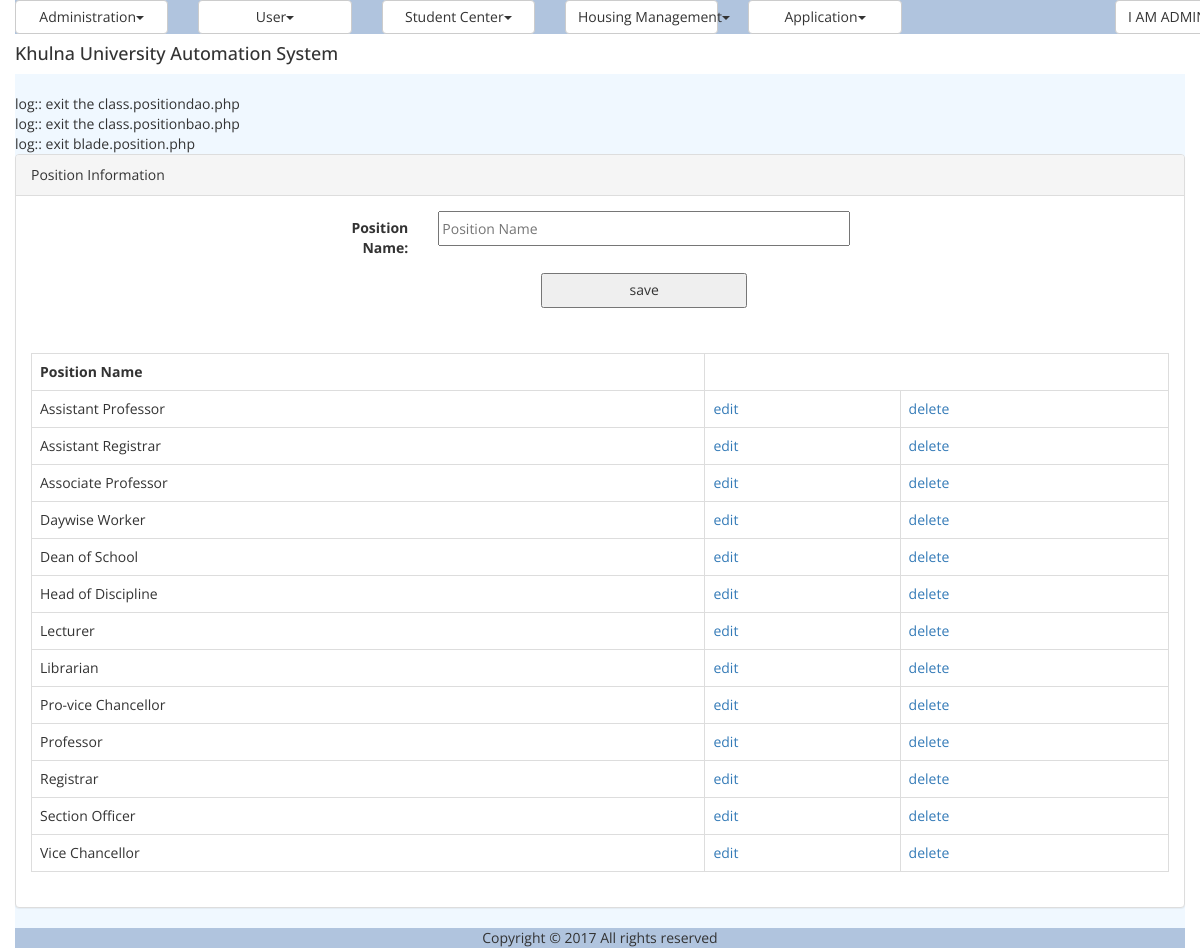
/position.php (signed in), run on the app's committed database.
### tables this page shows
CREATE TABLE `tbl_position` (
  `ID` varchar(40) NOT NULL,
  `Name` varchar(50) NOT NULL
);

### util/class.util.php (called while the page is built, shortened)
<?php
class ConfigUtil implements I_DBConfig, I_LogConfig, I_LanguageConfig{
	public static $s_instance;
	private $_host;
	private $_username;
	private $_password;
	private $_database;
	public static function getInstance() {
		if(!self::$s_instance) {
			self::$s_instance = new self();
		}
		return self::$s_instance;
	}
	private function readConfig(){
		$this->_ini_array = parse_ini_file(CONFIG.'system.ini');
		$this->_host =	$this->_ini_array['db_host'];
		$this->_username = $this->_ini_array['db_username'];
		$this->_password = $this->_ini_array['db_password'];
		$this->_database = $this->_ini_array['db_database'];
	}
	public function getDBHost(){
		return $this->_host;
	}
	public function getDBUserName(){
		return $this->_username;
	}
	public function getDBPassword(){
		return $this->_password;
	}
	public function getDBName(){
		return $this->_database;
	}
}
class DBUtil implements I_DBUtil {
	private static $s_instance;
	private $_host;
	private $_username;
	private $_password;
	private $_database;
	protected $_connection;
	protected $_result;
	public static function getInstance() {
		if(!self::$s_instance) {
			self::$s_instance = new self();
		}
		return self::$s_instance;
	}
	private function readDBConfig(){
		$_config = ConfigUtil::getInstance();
		$this->_host = $_config->getDBHost();
		$this->_username = $_config->getDBUserName();
		$this->_password = $_config->getDBPassword();
		$this->_database = $_config->getDBName();
	}
	private function setConnection(){
		$this->_connection = new mysqli($this->_host, $this->_username,
			$this->_password, $this->_database);
	}
	public function doQuery($sql) {
		$this->_result = $this->_connection->query($sql) or die(mysqli_error($this->_result));
		return $this->_result;
	}
	public function getNumRows() {
		$this->_numRows = mysqli_num_rows($this->_result);
		return $this->_numRows;
	}
	public function getAllRows() {
		$rows = array();
		for($x = 0; $x < $this->getNumRows(); $x++) {
			$rows[] = mysqli_fetch_assoc($this->_result);
		}
		return $rows;
	}
}
class LogUtil{
	private static $s_instance;
	public static function getInstance(){
		if(!self::$s_instance) {
			self::$s_instance = new self();
		}
		return self::$s_instance;
	}
}
class LangUtil{
	private static $s_instance;
	public static function getInstance() {
		if(!self::$s_instance) {
			self::$s_instance = new self();
		}
		return self::$s_instance;
	}
}
?>

### common/class.common.php (called while the page is built, shortened)
<?php
include_once 'class.common.user.php';
class Result{
    private $_IsSuccess=0;
    private $_ResultObject;
    public function setIsSuccess($IsSuccess){
        $this->_IsSuccess = $IsSuccess;
    }
    public function getIsSuccess(){
        return $this->_IsSuccess;
    }
    public function setResultObject($ResultObject){
        $this->_ResultObject = $ResultObject;
    }
    public function getResultObject(){
        return $this->_ResultObject;
    }
}
?>

### common/class.common.user.php (called while the page is built, shortened)
<?php
class Position{
    private $_ID;
    private $_Name;
    public function setID ( $ID ) {
        $this->_ID = $ID;
    }
    public function getID () {
        return $this->_ID;
    }
    public function setName( $Name ) {
        $this->_Name = $Name;
    }
    public function getName() {
        return $this->_Name;
    }
}
?>

### modules/user/ui/view.position.php (the view)
<?php
include_once 'blade/view.position.blade.php';
include_once COMMON.'class.common.php';
?>
<div class="panel panel-default">
    <div class="panel-heading">Position Information</div>
    <div class="panel-body">
	<div id="form">
		<form method="post" class="form-horizontal">
				<div class="form-group">
              	<label class="control-label col-sm-2" for="txtName">Position Name:</label>
              	<div class="col-sm-10">
					<input type="text" name="txtName" placeholder="Position Name" value="<?php
					if(isset($_GET['edit'])) echo $getROW->getName();  ?>" />
				</div>
				</div>
		        <div class="form-group">
	              <div class="col-sm-offset-2 col-sm-10">
						<?php
						if(isset($_GET['edit']))
						{
							?>
							<button type="submit" name="update">update</button>
							<?php
						}
						else
						{
							?>
							<button type="submit" name="save">save</button>
							<?php
						}
						?>
				</div>
				</div>
		</form>
	</div>
	</div>
	<div class="panel-body">
	<table class="table table-bordered">
	<?php
	$Result = $_PositionBAO->getAllPositions();
	if($Result->getIsSuccess()){
		$PositionList = $Result->getResultObject();
	?>
		<tr>
			<th>Position Name</th>
		</tr>
		<?php
		for($i = 0; $i < sizeof($PositionList); $i++) {
			$Position = $PositionList[$i];
			?>
		    <tr>
			    <td><?php echo $Position->getName(); ?></td>
			    <td><a href="?edit=<?php echo $Position->getID(); ?>" onclick="return confirm('sure to edit !'); " >edit</a></td>
			    <td><a href="?del=<?php echo $Position->getID(); ?>" onclick="return confirm('sure to delete !'); " >delete</a></td>
		    </tr>
	    <?php
		}
	}
	else{
		echo $Result->getResultObject();
	}
	?>
	</table>
	</div>
</div>

### resources/css/style.css (style rules this page uses)
#form { width:500px; margin:0px auto; text-align:center; }
#form form input { width:100%; height:35px; }
form button { width:50%; height:35px; }
table,td { border:solid #e9e9e9 1px; }

### data on the page
tbl_position: Name "Assistant Professor"
tbl_position: Name "Assistant Registrar"
tbl_position: Name "Associate Professor"
tbl_position: Name "Daywise Worker"
tbl_position: Name "Dean of School"
tbl_position: Name "Head of Discipline"
tbl_position: Name "Lecturer"
tbl_position: Name "Librarian"
tbl_position: Name "Pro-vice Chancellor"
tbl_position: Name "Professor"
tbl_position: Name "Registrar"
tbl_position: Name "Section Officer"
tbl_position: Name "Vice Chancellor"

### other printed values
$globalMenu[$i]->getTitle() "Administration User Student Center Housing Management Application"
$CurrentUser->getFirstName() "I AM"
